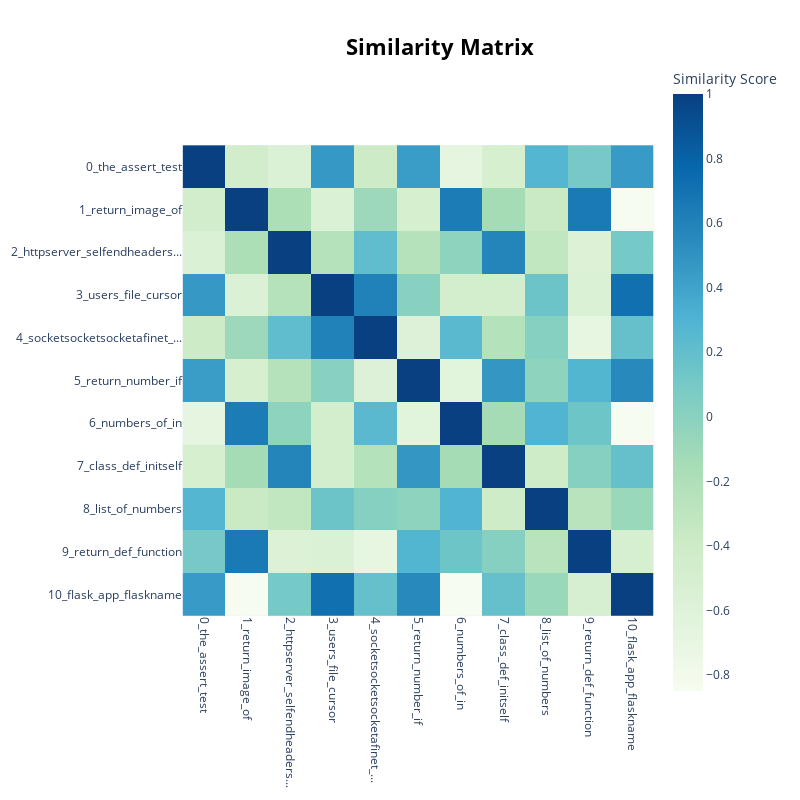

The cell this chart's notebook holds for it:
### Code cell
fig = constant_topic_model.visualize_heatmap()
fig.update_xaxes(tickangle=90)  
fig.show()

### Figure 1 — Plotly figure (JSON) as saved in the notebook; plotly's stock layout.template omitted (floating-point values rounded to 4 significant figures)
{"data": [{"coloraxis": "coloraxis", "name": "0", "x": ["0_the_assert_test", "1_return_image_of", "2_httpserver_selfendheaders...", "3_users_file_cursor", "4_socketsocketsocketafinet_...", "5_return_number_if", "6_numbers_of_in", "7_class_def_initself", "8_list_of_numbers", "9_return_def_function", "10_flask_app_flaskname"], "y": ["0_the_assert_test", "1_return_image_of", "2_httpserver_selfendheaders...", "3_users_file_cursor", "4_socketsocketsocketafinet_...", "5_return_number_if", "6_numbers_of_in", "7_class_def_initself", "8_list_of_numbers", "9_return_def_function", "10_flask_app_flaskname"], "z": [[1.0, -0.447, -0.5509, 0.4647, -0.3924, 0.4389, -0.6709, -0.495, 0.277, 0.1034, 0.4539], [-0.447, 1.0, -0.1876, -0.5577, -0.09452, -0.4937, 0.6399, -0.1391, -0.3739, 0.6559, -0.8495], [-0.5509, -0.1876, 1.0, -0.238, 0.2141, -0.238, -0.02288, 0.5824, -0.3147, -0.5678, 0.1056], [0.4647, -0.5577, -0.238, 1.0, 0.6028, 0.006986, -0.4644, -0.4694, 0.1512, -0.5548, 0.7114], [-0.3924, -0.09452, 0.2141, 0.6028, 1.0, -0.5711, 0.2464, -0.2303, 0.0239, -0.6844, 0.1816], [0.4389, -0.4937, -0.238, 0.006986, -0.5711, 1.0, -0.6323, 0.48, -0.02075, 0.2833, 0.555], [-0.6709, 0.6399, -0.02288, -0.4644, 0.2464, -0.6323, 1.0, -0.1425, 0.2891, 0.1415, -0.8495], [-0.495, -0.1391, 0.5824, -0.4694, -0.2303, 0.48, -0.1425, 1.0, -0.4222, 0.02461, 0.1835], [0.277, -0.3739, -0.3147, 0.1512, 0.0239, -0.02075, 0.2891, -0.4222, 1.0, -0.2597, -0.08201], [0.1034, 0.6559, -0.5678, -0.5548, -0.6844, 0.2833, 0.1415, 0.02461, -0.2597, 1.0, -0.5009], [0.4539, -0.8495, 0.1056, 0.7114, 0.1816, 0.555, -0.8495, 0.1835, -0.08201, -0.5009, 1.0]], "type": "heatmap", "xaxis": "x", "yaxis": "y", "hovertemplate": "x: %{x}<br>y: %{y}<br>Similarity Score: %{z}<extra></extra>"}], "layout": {"xaxis": {"anchor": "y", "domain": [0.0, 1.0], "scaleanchor": "y", "constrain": "domain", "tickangle": 90}, "yaxis": {"anchor": "x", "domain": [0.0, 1.0], "autorange": "reversed", "constrain": "domain"}, "coloraxis": {"colorbar": {"title": {"text": "Similarity Score"}}, "colorscale": [[0.0, "rgb(247,252,240)"], [0.125, "rgb(224,243,219)"], [0.25, "rgb(204,235,197)"], [0.375, "rgb(168,221,181)"], [0.5, "rgb(123,204,196)"], [0.625, "rgb(78,179,211)"], [0.75, "rgb(43,140,190)"], [0.875, "rgb(8,104,172)"], [1.0, "rgb(8,64,129)"]]}, "margin": {"t": 60}, "title": {"font": {"size": 22, "color": "Black"}, "text": "<b>Similarity Matrix</b>", "y": 0.95, "x": 0.55, "xanchor": "center", "yanchor": "top"}, "hoverlabel": {"font": {"size": 16, "family": "Rockwell"}, "bgcolor": "white"}, "width": 800, "height": 800, "showlegend": true, "legend": {"title": {"text": "Trend"}}}}
